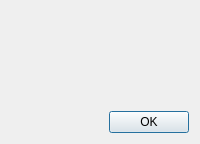
<?xml version="1.0" encoding="UTF-8"?>
<ui version="4.0">
 <class>CommunicationDialog</class>
 <widget class="QDialog" name="CommunicationDialog">
  <layout class="QVBoxLayout" name="verticalLayout">
   <item>
    <layout class="QHBoxLayout" name="horizontalLayout">
     <item>
      <widget class="QLabel" name="lblIcon">
       <property name="sizePolicy">
        <sizepolicy hsizetype="Preferred" vsizetype="Preferred">
         <horstretch>0</horstretch>
         <verstretch>0</verstretch>
        </sizepolicy>
       </property>
      </widget>
     </item>
     <item>
      <widget class="QLabel" name="lblDescription">
       <property name="sizePolicy">
        <sizepolicy hsizetype="Expanding" vsizetype="Preferred">
         <horstretch>0</horstretch>
         <verstretch>0</verstretch>
        </sizepolicy>
       </property>
       <property name="alignment">
        <set>Qt::AlignLeading|Qt::AlignLeft|Qt::AlignTop</set>
       </property>
      </widget>
     </item>
    </layout>
   </item>
   <item>
    <widget class="QLabel" name="lblChoiceType"/>
   </item>
   <item>
    <widget class="QLabel" name="lblError">
     <property name="font">
      <font>
       <italic>true</italic>
      </font>
     </property>
     <property name="alignment">
      <set>Qt::AlignRight|Qt::AlignTrailing|Qt::AlignVCenter</set>
     </property>
    </widget>
   </item>
   <item>
    <spacer name="verticalSpacer">
     <property name="orientation">
      <enum>Qt::Vertical</enum>
     </property>
     <property name="sizeHint" stdset="0">
      <size>
       <width>20</width>
       <height>40</height>
      </size>
     </property>
    </spacer>
   </item>
   <item>
    <widget class="QDialogButtonBox" name="buttons">
     <property name="standardButtons">
      <set>QDialogButtonBox::Ok</set>
     </property>
    </widget>
   </item>
  </layout>
 </widget>
 <resources/>
 <connections>
  <connection>
   <sender>buttons</sender>
   <signal>accepted()</signal>
   <receiver>CommunicationDialog</receiver>
   <slot>accept()</slot>
   <hints>
    <hint type="sourcelabel">
     <x>346</x>
     <y>277</y>
    </hint>
    <hint type="destinationlabel">
     <x>349</x>
     <y>216</y>
    </hint>
   </hints>
  </connection>
 </connections>
</ui>
